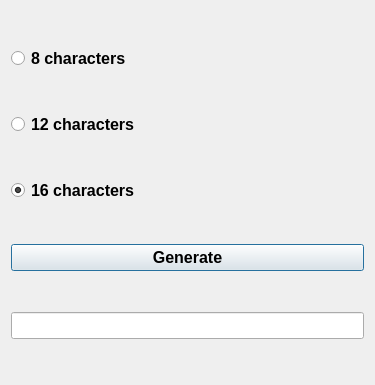
<?xml version="1.0" encoding="UTF-8"?>
<ui version="4.0">
 <class>Dialog</class>
 <widget class="QDialog" name="Dialog">
  <property name="geometry">
   <rect>
    <x>0</x>
    <y>0</y>
    <width>375</width>
    <height>385</height>
   </rect>
  </property>
  <property name="font">
   <font>
    <pointsize>12</pointsize>
    <weight>75</weight>
    <bold>true</bold>
   </font>
  </property>
  <property name="windowTitle">
   <string>TicTacToe</string>
  </property>
  <property name="windowOpacity">
   <double>1.000000000000000</double>
  </property>
  <property name="autoFillBackground">
   <bool>true</bool>
  </property>
  <layout class="QGridLayout" name="gridLayout">
   <item row="0" column="0">
    <widget class="QRadioButton" name="rb_1">
     <property name="text">
      <string>8 characters</string>
     </property>
     <property name="checked">
      <bool>false</bool>
     </property>
    </widget>
   </item>
   <item row="1" column="0">
    <widget class="QRadioButton" name="rb_2">
     <property name="text">
      <string>12 characters</string>
     </property>
     <property name="checked">
      <bool>false</bool>
     </property>
    </widget>
   </item>
   <item row="2" column="0">
    <widget class="QRadioButton" name="rb_3">
     <property name="text">
      <string>16 characters</string>
     </property>
     <property name="checked">
      <bool>true</bool>
     </property>
    </widget>
   </item>
   <item row="3" column="0">
    <widget class="QPushButton" name="bt_1">
     <property name="text">
      <string>Generate</string>
     </property>
    </widget>
   </item>
   <item row="4" column="0">
    <widget class="QLineEdit" name="tb_1"/>
   </item>
  </layout>
 </widget>
 <resources/>
 <connections/>
</ui>
